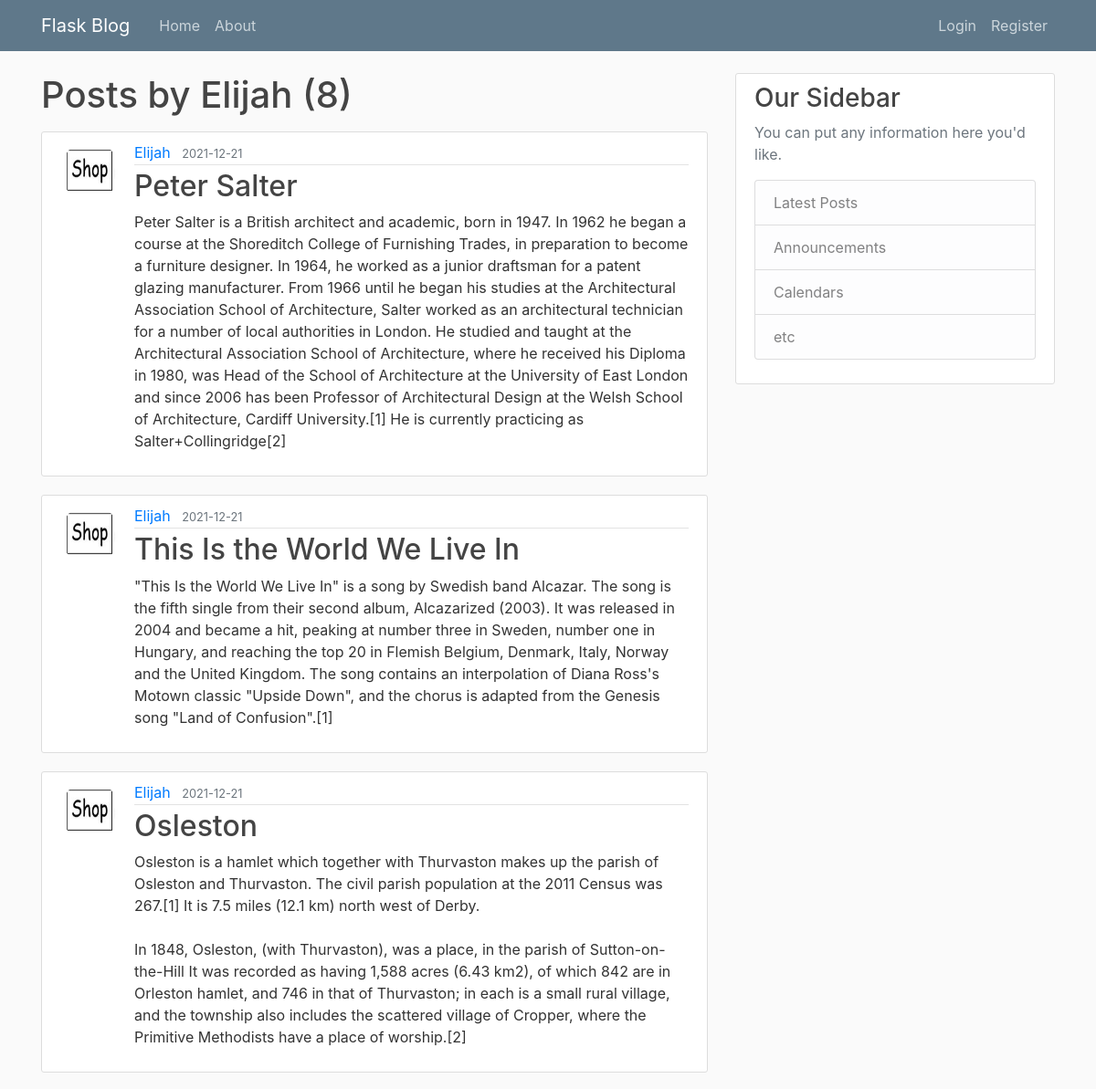
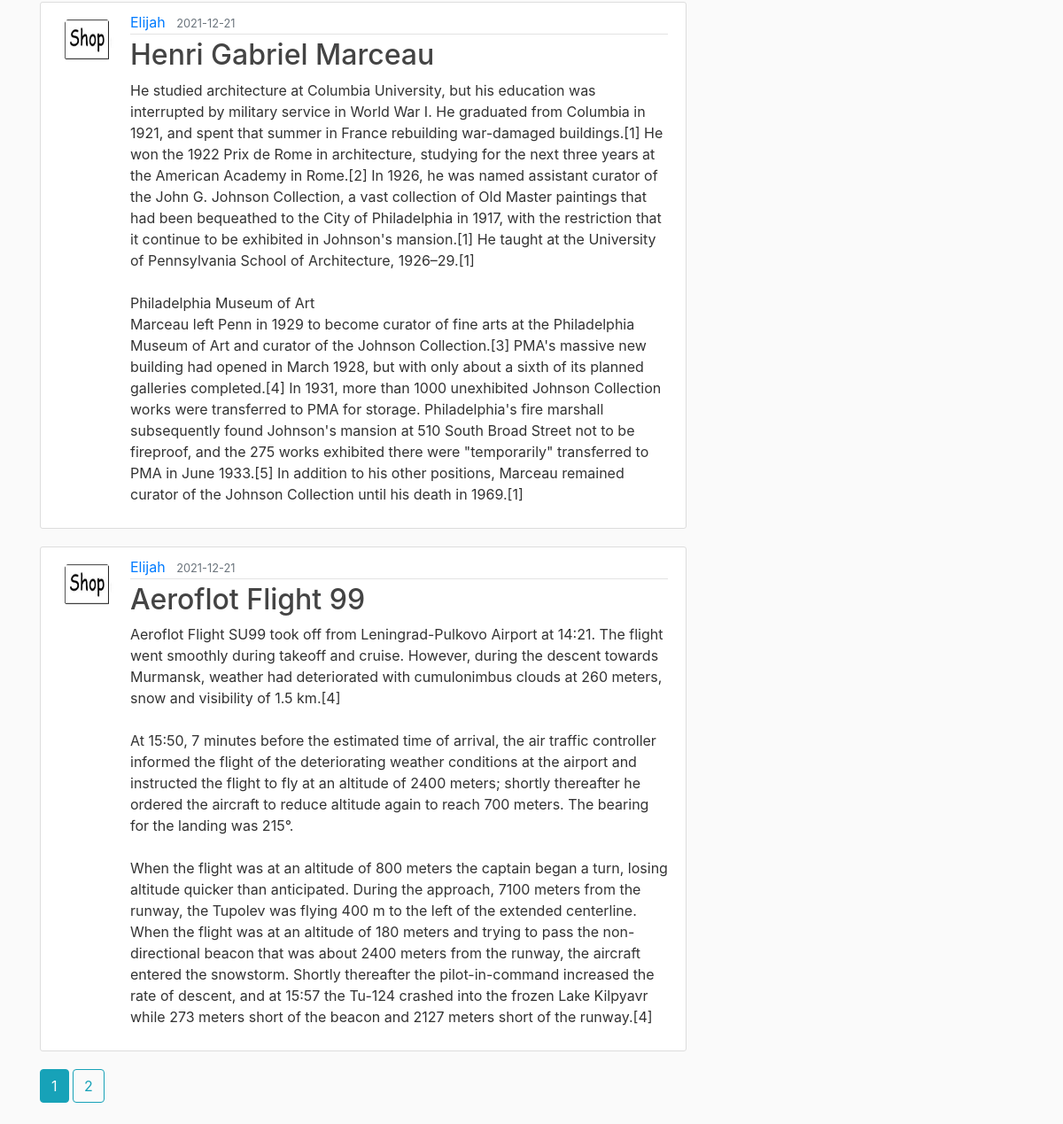
Screenshot of /user/Elijah with the database file from the repository (2 pictures, top to bottom).
### flaskblog/models.py (models this page shows, shortened)
class User(db.Model, UserMixin):
    id = db.Column(db.Integer, primary_key=True)  #Creates column for and id that is an integer that is unique
    username = db.Column(db.String(20), unique=True, nullable=False) #Creates column for the useranme that is a string with a max_len of 20 char
    email = db.Column(db.String(120), unique=True, nullable=False)
    image_file =  db.Column(db.String(20), nullable=False, default="default.jpg") #the default is the dedault.jpg
    password = db.Column(db.String(60), nullable=False)
    posts = db.relationship("Post", backref='author', lazy=True) #A User can create many posts but a post cant have more than 1 user, gives Post access to the data in User

class Post(db.Model):
    id = db.Column(db.Integer, primary_key=True)
    title = db.Column(db.String(100), nullable=False)
    date_posted = db.Column(db.DateTime, nullable=False, default=datetime.utcnow)
    content = db.Column(db.Text, nullable=False)
    user_id = db.Column(db.Integer, db.ForeignKey('user.id'), nullable=False) #Gets the Id of the user who created the post

### flaskblog/users/routes.py (the view)
@users.route("/user/<string:username>")  #Show all posts from a user
def user_posts(username):
    page = request.args.get('page', 1, type=int)
    user = User.query.filter_by(username=username).first_or_404() #Get the first data of the user from the username that will be passed into the http
    posts = Post.query.filter_by(author=user).order_by(Post.date_posted.desc()).paginate(page=page, per_page=5)   #Get only the posts by the user passed in the http. Order post from newest to oldest. Number of posts per page
    return render_template("user_posts.html", posts=posts, user=user)

### flaskblog/templates/user_posts.html (shortened to what this page needs)
{% extends "layout.html" %}
{% block content %}
    <h1 class="mb-3">Posts by {{ user.username }}  ({{ posts.total }})</h1>
    {% for post in posts.items %}
        <article class="media content-section">
            <img class = "rounded-circle article-img" src="{{ url_for('static', filename='profile_pics/' + post.author.image_file) }}">
            <div class="media-body">
            <div class="article-metadata">
                <a class="mr-2" href="{{ url_for('users.user_posts', username=post.author.username) }}">{{ post.author.username }}</a>
                <small class="text-muted">{{ post.date_posted.strftime('%Y-%m-%d') }}</small>
            </div>
            <h2><a class="article-title" href="{{ url_for('posts.post', post_id=post.id) }}">{{ post.title }}</a></h2>
            <p class="article-content">{{ post.content }}</p>
            </div>
        </article>
    {% endfor %}
    {% for page_num in posts.iter_pages(left_edge=1, right_edge=1, left_current=1, right_current=2) %}
        {% if page_num %}
            {% if posts.page == page_num %}
                <a class="btn btn-info mb-4" href="{{ url_for('users.user_posts', username=user.username, page=page_num) }}">{{ page_num }}</a>
            {% else %}
                <a class="btn btn-outline-info mb-4" href="{{ url_for('users.user_posts', username=user.username, page=page_num) }}">{{ page_num }}</a>
            {% endif %}
        {% endif %}
    {% endfor %}
{% endblock content %}

### flaskblog/static/main.css (style rules this page uses)
body { background: #fafafa; color: #333333; margin-top: 5rem; }
h1, h2, h3, h4, h5, h6 { color: #444444; }
.content-section { background: #ffffff; padding: 10px 20px; border: 1px solid #dddddd; border-radius: 3px; margin-bottom: 20px; }
.article-title { color: #444444; }
.article-content { white-space: pre-line; }
.article-img { height: 65px; width: 65px; margin-right: 16px; }
.article-metadata { padding-bottom: 1px; margin-bottom: 4px; border-bottom: 1px solid #e3e3e3 }

### rows the page displays
User: username "Elijah"
Post: image_file (picture), author.username "Elijah", date_posted "2021-12-21", title "Peter Salter", content "Peter Salter is a British architect and academic, born in 1947. In 1962 he began a course at the Shoreditch College of Furnishing Trades, in preparation to become a furniture designer. In 1964, he worked as a junior draftsman for a patent glazing manufacturer. From 1966 until he began his studies at the Architectural Association School of Architecture, Salter worked as an architectural technician for a number of local authorities in London. He studied and taught at the Architectural Association School of Architecture, where he received his Diploma in 1980, was Head of the School of Architecture at the University of East London and since 2006 has been Professor of Architectural Design at the…"
Post: image_file (picture), author.username "Elijah", date_posted "2021-12-21", title "This Is the World We Live In", content "\"This Is the World We Live In\" is a song by Swedish band Alcazar. The song is the fifth single from their second album, Alcazarized (2003). It was released in 2004 and became a hit, peaking at number three in Sweden, number one in Hungary, and reaching the top 20 in Flemish Belgium, Denmark, Italy, Norway and the United Kingdom. The song contains an interpolation of Diana Ross's Motown classic \"Upside Down\", and the chorus is adapted from the Genesis song \"Land of Confusion\".[1]"
Post: image_file (picture), author.username "Elijah", date_posted "2021-12-21", title "Osleston", content "Osleston is a hamlet which together with Thurvaston makes up the parish of Osleston and Thurvaston. The civil parish population at the 2011 Census was 267.[1] It is 7.5 miles (12.1 km) north west of Derby. In 1848, Osleston, (with Thurvaston), was a place, in the parish of Sutton-on-the-Hill It was recorded as having 1,588 acres (6.43 km2), of which 842 are in Orleston hamlet, and 746 in that of Thurvaston; in each is a small rural village, and the township also includes the scattered village of Cropper, where the Primitive Methodists have a place of worship.[2]"
Post: image_file (picture), author.username "Elijah", date_posted "2021-12-21", title "Henri Gabriel Marceau", content "He studied architecture at Columbia University, but his education was interrupted by military service in World War I. He graduated from Columbia in 1921, and spent that summer in France rebuilding war-damaged buildings.[1] He won the 1922 Prix de Rome in architecture, studying for the next three years at the American Academy in Rome.[2] In 1926, he was named assistant curator of the John G. Johnson Collection, a vast collection of Old Master paintings that had been bequeathed to the City of Philadelphia in 1917, with the restriction that it continue to be exhibited in Johnson's mansion.[1] He taught at the University of Pennsylvania School of Architecture, 1926–29.[1] Philadelphia Museum of…"
Post: image_file (picture), author.username "Elijah", date_posted "2021-12-21", title "Aeroflot Flight 99", content "Aeroflot Flight SU99 took off from Leningrad-Pulkovo Airport at 14:21. The flight went smoothly during takeoff and cruise. However, during the descent towards Murmansk, weather had deteriorated with cumulonimbus clouds at 260 meters, snow and visibility of 1.5 km.[4] At 15:50, 7 minutes before the estimated time of arrival, the air traffic controller informed the flight of the deteriorating weather conditions at the airport and instructed the flight to fly at an altitude of 2400 meters; shortly thereafter he ordered the aircraft to reduce altitude again to reach 700 meters. The bearing for the landing was 215°. When the flight was at an altitude of 800 meters the captain began a turn,…"

### other values shown
{{ posts.total }} "8"
{{ page_num }} "1"
{{ page_num }} "2"
